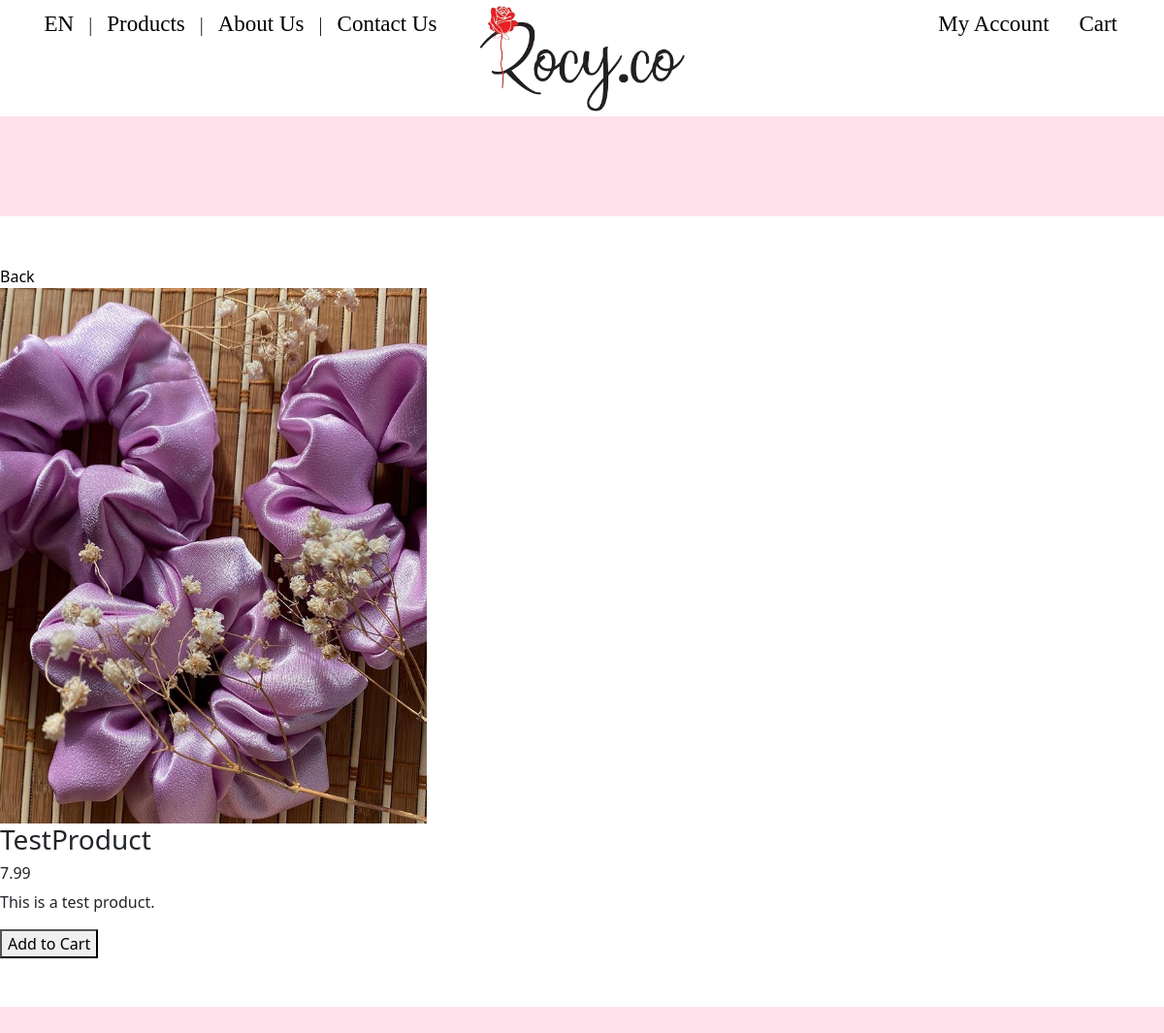
Screenshot of /Product/productDetail/3 with the database file from the repository.
### tables this page shows
CREATE TABLE `product` (
  `product_id` int(5) NOT NULL,
  `category_id` int(2) NOT NULL,
  `product_name` varchar(100) NOT NULL,
  `image` varchar(72) NOT NULL,
  `sellingPrice` float NOT NULL,
  `description` varchar(128) NOT NULL,
  `quantity` int(3) NOT NULL
);

### app/core/Controller.php (called while the page is built, shortened)
<?php
class Controller{
	function view($name, $data = []){
		include('app/views/' . $name . '.php');
	}
}

### app/controllers/Product.php (called while the page is built, shortened)
<?php
class Product extends \app\core\Controller{
	function productDetail($product_id) {
		$products = new \app\models\Product();
		$products = $products->getProduct(htmlentities($product_id));
		$this->view('Product/product_detail', $products);
	}
}

### app/core/App.php (called while the page is built, shortened)
<?php
class App{
	function __construct(){
		$request = $this->parseUrl($_GET['url'] ?? '');
		$method = 'index';
		if(file_exists('app/controllers/' . $request[0] . '.php'))
		{
			unset($request[0]);
		}
		$controller = new $controller;
		if(isset($request[1]) && method_exists($controller, $request[1])){
			$method = $request[1];
			unset($request[1]);
		}
		$params = array_values($request);
		call_user_func_array([$controller, $method], $params);
	}
	function parseUrl($url){
		return explode('/', trim($url, '/'));
	}
}

### index.php (called while the page is built, shortened)
<?php
new app\core\App;

### app/models/Product.php (called while the page is built, shortened)
<?php
class Product extends \app\core\Model{
	public function getProduct($product_id){
		$SQL = 'SELECT * FROM product WHERE product_id=:product_id';
		$STH = self::$connection->prepare($SQL);
		$data = ['product_id'=>$product_id];
		$STH->execute($data);
		$STH->setFetchMode(\PDO::FETCH_CLASS, 'app\\models\\Product');
		return $STH->fetch();
	}
}

### app/core/Model.php (called while the page is built, shortened)
<?php
class Model{
	public static ?PDO $connection = null;
	public function __construct(){
		if(self::$connection == null){
			$env = \Dotenv\Dotenv::createImmutable(getcwd());
			$host = $_ENV['db_host'];
			$dbname = $_ENV['db_name'];
			$user = $_ENV['db_user'];
			$pass = $_ENV['db_pass'];
			$charset = $_ENV['db_charset'];
			try {
				$options = [
					PDO::ATTR_ERRMODE => PDO::ERRMODE_EXCEPTION,
					PDO::ATTR_DEFAULT_FETCH_MODE => PDO::FETCH_CLASS,
					PDO::ATTR_EMULATE_PREPARES => false
				];
				self::$connection = new PDO("mysql:host=$host;dbname=$dbname;charset=$charset", $user, $pass, $options);
				self::$connection->query("SET NAMES $charset");
			}
			catch(PDOException $e) {
				echo $e->getMessage();
			}
		}
	}
}

### app/views/Product/product_detail.php (the view, shortened to what this page needs)
<link rel="stylesheet" type="text/css" href="/resources/styles/pageContent.css">
<h1 class='pageTitle'></h1>
<div class='content'>
    <a href="/Product/index">Back</a>
    <div class='product_img'>
        <img src="/resources/productImages/<?= $data->image ?>">
    </div>
    <div class='information_tools'>
        <div class='information'>
            <h3 class='product_name'><?= ucwords($data->product_name) ?></h2>
            <h6 class='price'><?= $data->sellingPrice ?></h4>
            <p class='product_desc'><?= $data->description ?></p>
        </div>
        <div class='tools'>
            <button onclick="addToCart()">Add to Cart</button>
        </div>
    </div>
</div>

### resources/styles/pageContent.css (style rules this page uses)
.content { margin-left: auto; margin-right: auto; min-width: 1200px; width: 90%; height: auto; min-height: 600px; padding-top: 50px; padding-bottom: 50px; overflow: auto; background-color: white; justify-content: space-between; overflow-y: hidden; overflow-x: hidden; }
.pageTitle { min-width: 1200px; padding-top: 25px; padding-bottom: 70px; height: 50px; text-align: center; font-size: 40px; }

### resources/styles/default.css (style rules this page uses)
body { margin: 0px; padding: 0px; background-repeat: no-repeat; background: fixed; background: #FFE1EB; background-size: cover; }

### resources/styles/navBar.css (style rules this page uses)
a { text-decoration: none; color: black; }

### rows the page displays
product: image (picture), product_name "TestProduct", sellingPrice "7.99", description "This is a test product."
